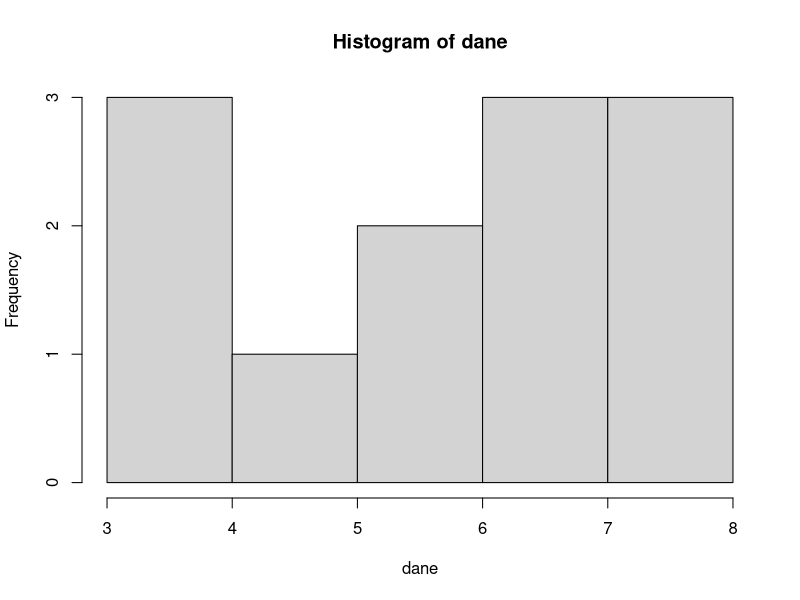

Reproduce this figure in R.
x = c(1.71, 2.98, 3.4, 2.17, 1.42)
x_mean = mean(x)
x_round = round(mean(x), 2)
s_kwadrat = var(x)
sigma_kwadrat = var(x) * 4/5
# Var to estymator wariancji - liczy ten s2
# liczy tym wzorem bo jest bardziej praktyczny
s = sd(x)
# print(s)
sigma = sd(x) * sqrt(4/5)
# print(sigma)
wspolczynnik_zmiennosci = sigma / x_mean
# print(wspolczynnik_zmiennosci * 100, '%')
dane = c(3.84, 7.07, 6.86, 5.38, 4.41, 6.61, 6.39, 7.62, 3.4, 5.18, 3.6, 7.02)
hist(dane)
sort(dane)
i = .25 * 12
j = i + 1
# 3.84 i 4.41
q_1 = 3.84 + .25 * (4.41 - 3.84)
print(q_1)
me = 3.84 + .50 * (4.41 - 3.84)
print(me)
q_3 = 3.84 + .75 * (4.41 - 3.84)
print(q_3)
quantile(dane, 0.25, type=6)
# domyslnie jest typ 7










